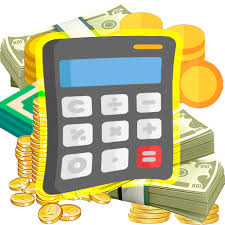
#> input picture cash1.jpeg, 225 x 225 px
$ python denomination_calculator.py
#> lines starting #> are read from the running program, lines starting #| are printed output that depends on the picture
from tkinter import *
from tkinter import messagebox
from PIL import Image, ImageTk

root = Tk()
root.title("Denomination Counter")
root.configure(bg = 'light blue')
root.geometry('650x400')

upload = Image.open('cash1.jpeg')
#> upload is the input picture: PIL image 225x225 RGB; mean R, G, B 189.9, 188.2, 148.5
upload = upload.resize((300, 300))
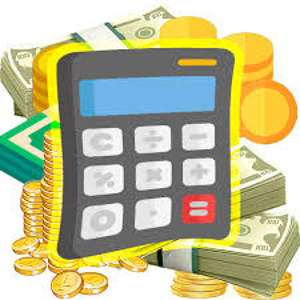
#> upload: PIL image 300x300 RGB; mean R, G, B 189.8, 188.2, 148.5
image = ImageTk.PhotoImage(upload)

label = Label(root, image=image, bg='light blue')
label.place(x=180, y=20)
label1 = Label(root,
               text='Hey user welcome to the denomination counter',
               bg='light blue'
               )
label1.place(relx=0.5, y=340, anchor=CENTER)

# [4 lines left out: function msg, not called in this run]

button1 = Button(root,
                 text=" let's get started",
                 command=msg,
                 bg='brown',
                 fg='white')
button1.place(x=260, y=360)

# [39 lines left out: function topWin, not called in this run]


$ run again, with cash.webp saved as cash1.jpeg
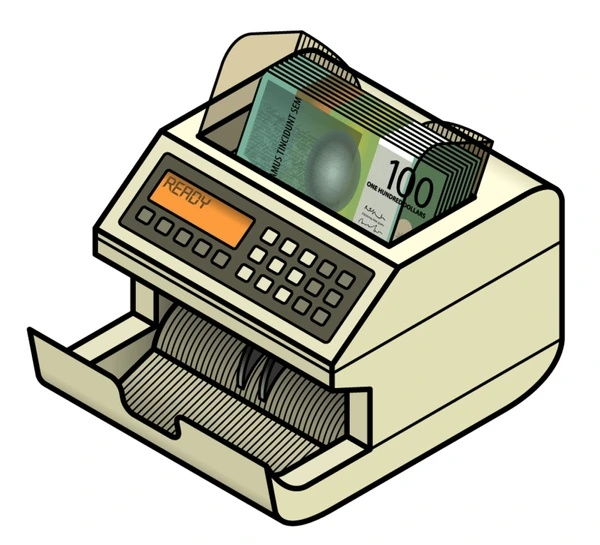
#> input picture cash.webp, 600 x 545 px
#> upload is the input picture: PIL image 600x545 RGB; mean R, G, B 195.4, 195.2, 182.5
#> `upload = upload.resize((300, 300))`:
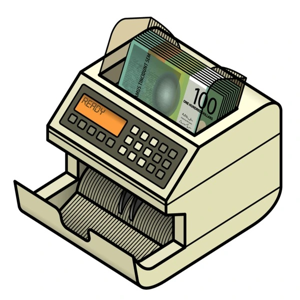
#> upload: PIL image 300x300 RGB; mean R, G, B 195.4, 195.3, 182.6
